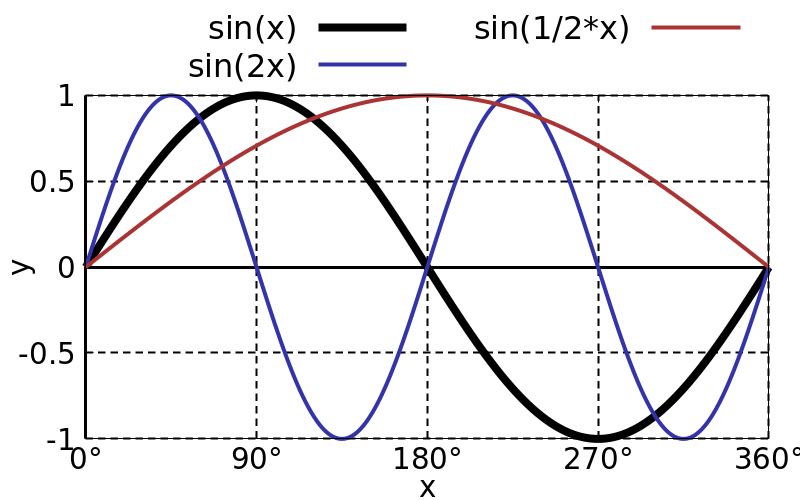

The gnuplot source for this figure:
load "template/function-plot.gnuplot"

set key outside above

set xrange [0:360]
set yrange [-1.0:1.0]

set xtics 90
set ytics 0.5

set format x "%.0f°"

plot \
  sin(x*pi/180) lc 0 lw 8 title "sin(x)", \
  sin(2*x*pi/180) lc "#3333aa" lw 4 title "sin(2x)", \
  sin(0.5*x*pi/180) lc "#aa3333" lw 4 title "sin(1/2*x)"
